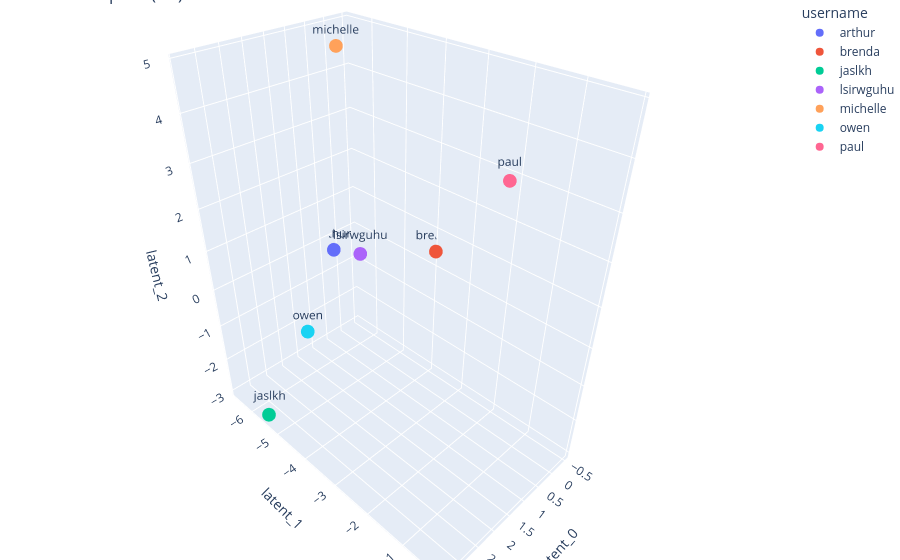

The code cell stored with this chart in its notebook:
### Code cell
# extract the user encoder
user_encoder = model.user_encoder
user_encoder.eval()

user_tensor = torch.tensor(df_features_user.values, dtype=torch.float)

# project users into latent space
user_latent = user_encoder(user_tensor).detach().numpy()
df_user_latent = pd.DataFrame(user_latent, columns=[f"latent_{i}" for i in range(latent_size)], index=df_features_user.index)
df_user_latent

if latent_size <= 3:
    plot_latent_space(df_user_latent).show()

### Figure 1 — Plotly figure (JSON) as saved in the notebook; plotly's stock layout.template omitted (floating-point values rounded to 4 significant figures)
{"data": [{"hovertemplate": "username=%{text}<br>latent_0=%{x}<br>latent_1=%{y}<br>latent_2=%{z}<extra></extra>", "legendgroup": "arthur", "marker": {"color": "#636efa", "symbol": "circle"}, "mode": "markers+text", "name": "arthur", "scene": "scene", "showlegend": true, "text": ["arthur"], "textposition": "top center", "type": "scatter3d", "x": [0.2582], "y": [-6.567], "z": [-0.3338]}, {"hovertemplate": "username=%{text}<br>latent_0=%{x}<br>latent_1=%{y}<br>latent_2=%{z}<extra></extra>", "legendgroup": "brenda", "marker": {"color": "#EF553B", "symbol": "circle"}, "mode": "markers+text", "name": "brenda", "scene": "scene", "showlegend": true, "text": ["brenda"], "textposition": "top center", "type": "scatter3d", "x": [-0.5031], "y": [-3.924], "z": [0.4729]}, {"hovertemplate": "username=%{text}<br>latent_0=%{x}<br>latent_1=%{y}<br>latent_2=%{z}<extra></extra>", "legendgroup": "jaslkh", "marker": {"color": "#00cc96", "symbol": "circle"}, "mode": "markers+text", "name": "jaslkh", "scene": "scene", "showlegend": true, "text": ["jaslkh"], "textposition": "top center", "type": "scatter3d", "x": [3.393], "y": [-5.436], "z": [-2.928]}, {"hovertemplate": "username=%{text}<br>latent_0=%{x}<br>latent_1=%{y}<br>latent_2=%{z}<extra></extra>", "legendgroup": "lsirwguhu", "marker": {"color": "#ab63fa", "symbol": "circle"}, "mode": "markers+text", "name": "lsirwguhu", "scene": "scene", "showlegend": true, "text": ["lsirwguhu"], "textposition": "top center", "type": "scatter3d", "x": [1.961], "y": [-3.692], "z": [1.651]}, {"hovertemplate": "username=%{text}<br>latent_0=%{x}<br>latent_1=%{y}<br>latent_2=%{z}<extra></extra>", "legendgroup": "michelle", "marker": {"color": "#FFA15A", "symbol": "circle"}, "mode": "markers+text", "name": "michelle", "scene": "scene", "showlegend": true, "text": ["michelle"], "textposition": "top center", "type": "scatter3d", "x": [0.5881], "y": [-5.734], "z": [4.831]}, {"hovertemplate": "username=%{text}<br>latent_0=%{x}<br>latent_1=%{y}<br>latent_2=%{z}<extra></extra>", "legendgroup": "owen", "marker": {"color": "#19d3f3", "symbol": "circle"}, "mode": "markers+text", "name": "owen", "scene": "scene", "showlegend": true, "text": ["owen"], "textposition": "top center", "type": "scatter3d", "x": [2.979], "y": [-4.193], "z": [0.047]}, {"hovertemplate": "username=%{text}<br>latent_0=%{x}<br>latent_1=%{y}<br>latent_2=%{z}<extra></extra>", "legendgroup": "paul", "marker": {"color": "#FF6692", "symbol": "circle"}, "mode": "markers+text", "name": "paul", "scene": "scene", "showlegend": true, "text": ["paul"], "textposition": "top center", "type": "scatter3d", "x": [2.514], "y": [-0.1403], "z": [4.66]}], "layout": {"legend": {"title": {"text": "username"}, "tracegroupgap": 0}, "margin": {"b": 0, "l": 0, "r": 0, "t": 0}, "scene": {"domain": {"x": [0, 1], "y": [0, 1]}, "xaxis": {"title": {"text": "latent_0"}}, "yaxis": {"title": {"text": "latent_1"}}, "zaxis": {"title": {"text": "latent_2"}}}, "title": {"text": "Latent Space (3D)"}}}
